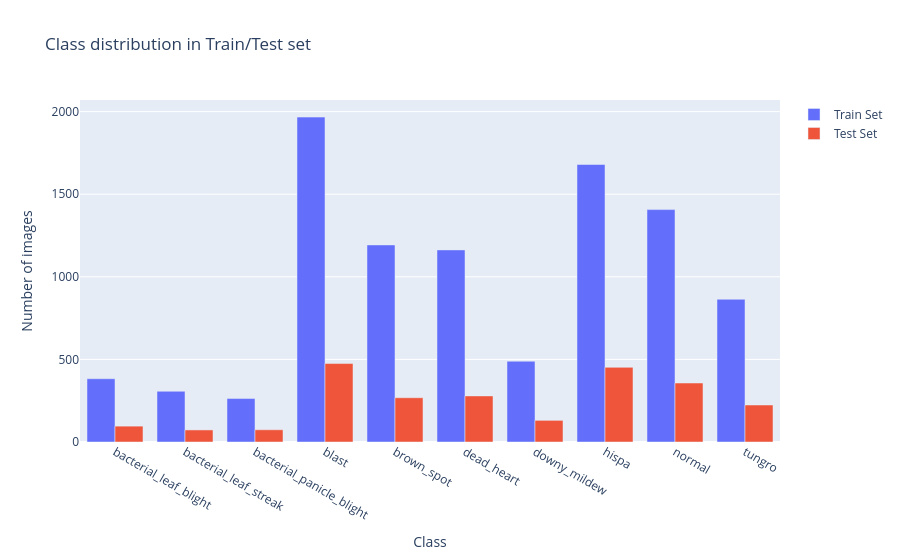

Notebook code for this chart:
### Code cell
train_counts = [] 
test_counts = [] 

for i in range(len(classes)): 
    train_counts.append(np.sum(ytrain_labels == i)) 
    test_counts.append(np.sum(ytest_labels == i))
import plotly.graph_objs as go 
Data = [] 
Data.append(go.Bar( x=classes, y=train_counts, name='Train Set' ))
Data.append(go.Bar( x=classes, y=test_counts, name='Test Set' ))
layout = go.Layout( title='Class distribution in Train/Test set', xaxis=dict(title='Class'), yaxis=dict(title='Number of images'), barmode='group' )
fig = go.Figure(data=Data, layout=layout) 
fig.show()

### Figure 1 — Plotly figure (JSON) as saved in the notebook; plotly's stock layout.template omitted (floating-point values rounded to 4 significant figures)
{"data": [{"name": "Train Set", "type": "bar", "x": ["bacterial_leaf_blight", "bacterial_leaf_streak", "bacterial_panicle_blight", "blast", "brown_spot", "dead_heart", "downy_mildew", "hispa", "normal", "tungro"], "y": [383, 307, 263, 1967, 1193, 1163, 489, 1680, 1407, 864]}, {"name": "Test Set", "type": "bar", "x": ["bacterial_leaf_blight", "bacterial_leaf_streak", "bacterial_panicle_blight", "blast", "brown_spot", "dead_heart", "downy_mildew", "hispa", "normal", "tungro"], "y": [96, 73, 74, 475, 268, 279, 131, 452, 357, 224]}], "layout": {"barmode": "group", "title": {"text": "Class distribution in Train/Test set"}, "xaxis": {"title": {"text": "Class"}}, "yaxis": {"title": {"text": "Number of images"}}}}
